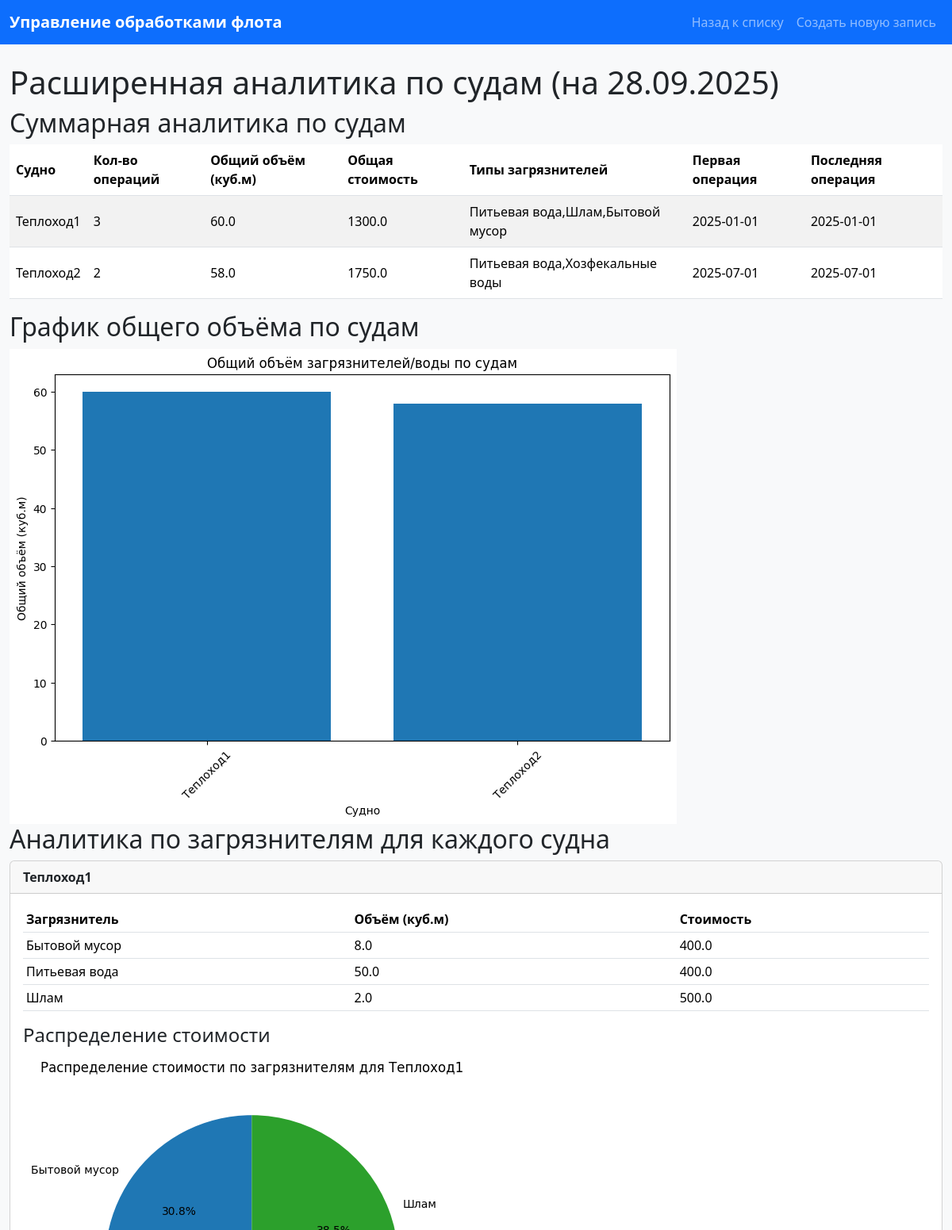
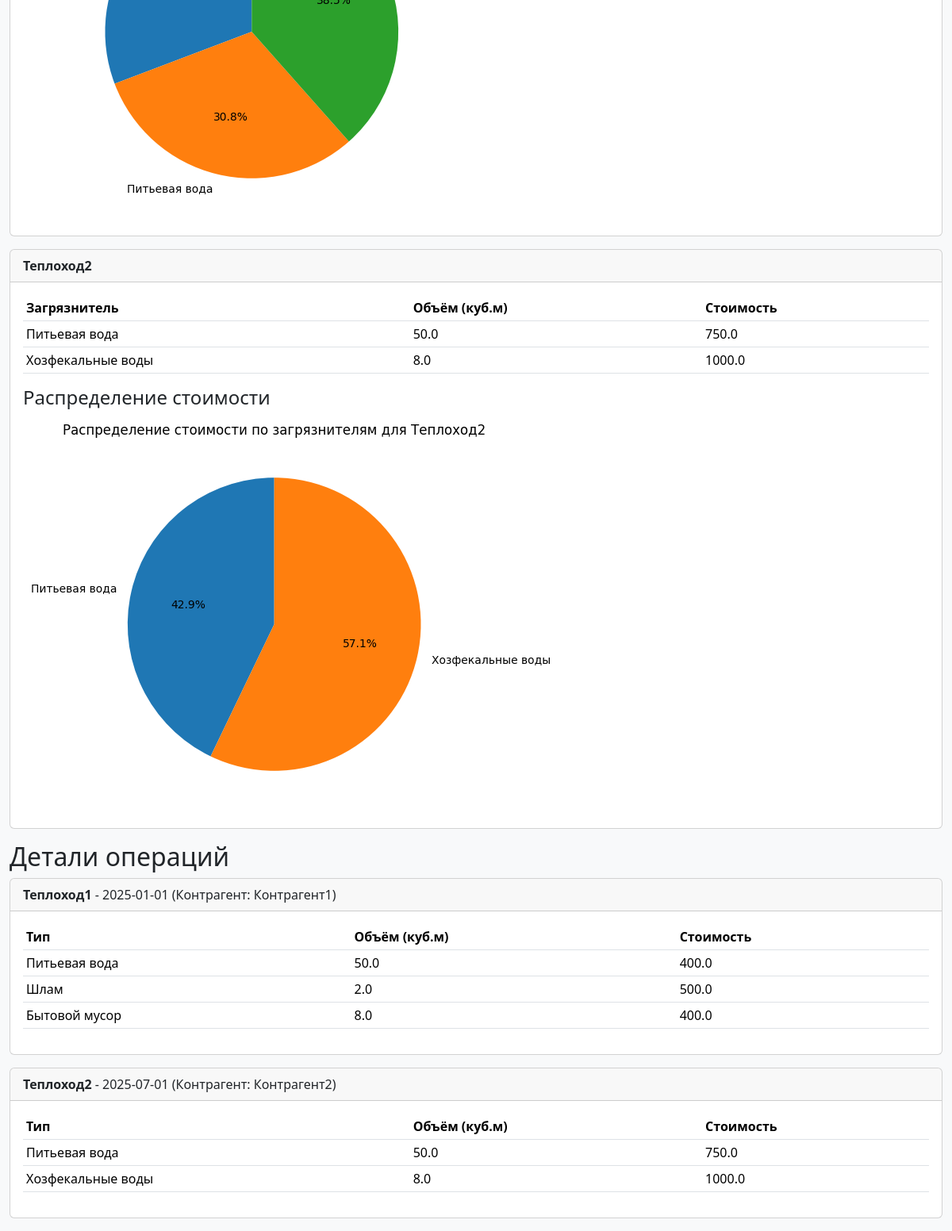
The app's page /analytics with its own data (2 pictures, top to bottom).
### main.py (models this page shows)
class Ship(Base):
    __tablename__ = "ships"
    id = Column(Integer, primary_key=True, index=True)
    name = Column(String, unique=True, index=True)

class Pollutant(Base):
    __tablename__ = "pollutants"
    id = Column(Integer, primary_key=True, index=True)
    name = Column(String, unique=True, index=True)

class Operation(Base):
    __tablename__ = "operations"
    id = Column(Integer, primary_key=True, index=True)
    ship_id = Column(Integer, ForeignKey("ships.id"))
    port_id = Column(Integer, ForeignKey("ports.id"))
    contractor_id = Column(Integer, ForeignKey("contractors.id"))
    date = Column(Date)
    has_documents = Column(Boolean, default=False)
    ship = relationship("Ship")
    port = relationship("Port")
    contractor = relationship("Contractor")
    pollutants = relationship("OperationPollutant", back_populates="operation", cascade="all, delete-orphan")

class Contractor(Base):
    __tablename__ = "contractors"
    id = Column(Integer, primary_key=True, index=True)
    name = Column(String, unique=True, index=True)

class OperationPollutant(Base):
    __tablename__ = "operation_pollutants"
    id = Column(Integer, primary_key=True, index=True)
    operation_id = Column(Integer, ForeignKey("operations.id"))
    pollutant_id = Column(Integer, ForeignKey("pollutants.id"))
    volume = Column(Float, default=0.0)
    cost = Column(Float, default=0.0)
    operation = relationship("Operation", back_populates="pollutants")
    pollutant = relationship("Pollutant")

### main.py (the view)
@app.get("/analytics", response_class=HTMLResponse)
async def analytics(request: Request, db: Session = Depends(get_db)):
    current_date = date(2025, 9, 28)
    summary_query = (
        db.query(
            Ship.name.label("ship_name"),
            func.count(Operation.id).label("operation_count"),
            func.sum(OperationPollutant.volume).label("total_volume"),
            func.sum(OperationPollutant.cost).label("total_cost"),
            func.group_concat(Pollutant.name.distinct()).label("pollutant_types"),
            func.min(Operation.date).label("first_operation"),
            func.max(Operation.date).label("last_operation")
        )
        .outerjoin(Operation, Ship.id == Operation.ship_id)
        .outerjoin(OperationPollutant, Operation.id == OperationPollutant.operation_id)
        .outerjoin(Pollutant, OperationPollutant.pollutant_id == Pollutant.id)
        .filter(Operation.date <= current_date)
        .group_by(Ship.id)
        .order_by(Ship.name)
    )
    summary_results = summary_query.all()
    pollutants_query = (
        db.query(
            Ship.name.label("ship_name"),
            Pollutant.name.label("pollutant_name"),
            func.sum(OperationPollutant.volume).label("total_volume"),
            func.sum(OperationPollutant.cost).label("total_cost")
        )
        .outerjoin(Operation, Ship.id == Operation.ship_id)
        .outerjoin(OperationPollutant, Operation.id == OperationPollutant.operation_id)
        .outerjoin(Pollutant, OperationPollutant.pollutant_id == Pollutant.id)
        .filter(Operation.date <= current_date)
        .filter((OperationPollutant.volume > 0) | (OperationPollutant.cost > 0))
        .group_by(Ship.name, Pollutant.name)
        .order_by(Ship.name, Pollutant.name)
    )
    pollutants_results = pollutants_query.all()
    ship_names = [row.ship_name for row in summary_results]
    total_volumes = [row.total_volume or 0 for row in summary_results]
    fig, ax = plt.subplots(figsize=(10, 6))
    ax.bar(ship_names, total_volumes)
    ax.set_xlabel('Судно')
    ax.set_ylabel('Общий объём (куб.м)')
    ax.set_title('Общий объём загрязнителей/воды по судам')
    ax.tick_params(axis='x', rotation=45)
    buffer = BytesIO()
    plt.savefig(buffer, format='png', bbox_inches='tight')
    buffer.seek(0)
    volume_chart_base64 = base64.b64encode(buffer.read()).decode('utf-8')
    plt.close(fig)
    pie_charts = {}
    ships = db.query(Ship).order_by(Ship.name).all()
    for ship in ships:
        ship_pollutants = [
            row for row in pollutants_results if row.ship_name == ship.name
        ]
        if ship_pollutants:
            poll_names = [row.pollutant_name for row in ship_pollutants]
            poll_costs = [row.total_cost or 0 for row in ship_pollutants]
            fig_pie, ax_pie = plt.subplots(figsize=(8, 6))
            ax_pie.pie(poll_costs, labels=poll_names, autopct='%1.1f%%', startangle=90)
            ax_pie.set_title(f'Распределение стоимости по загрязнителям для {ship.name}')
            buffer_pie = BytesIO()
            plt.savefig(buffer_pie, format='png', bbox_inches='tight')
            buffer_pie.seek(0)
            pie_charts[ship.name] = base64.b64encode(buffer_pie.read()).decode('utf-8')
            plt.close(fig_pie)
    operations = db.query(Operation).filter(Operation.date <= current_date).all()
    return templates.TemplateResponse("analytics.html", {
        "request": request,
        "operations": operations,
        "summary_results": summary_results,
        "pollutants_results": pollutants_results,
        "volume_chart_base64": volume_chart_base64,
        "pie_charts": pie_charts
    })

### templates/analytics.html (shortened to what this page needs)
<!DOCTYPE html>
<html lang="ru">
<head>
    <link href="https://cdn.jsdelivr.net/npm/bootstrap@5.3.3/dist/css/bootstrap.min.css" rel="stylesheet">
    <link href="/static/styles.css" rel="stylesheet">
</head>
<body>
    <nav class="navbar navbar-expand-lg navbar-dark bg-primary">
        <div class="container">
            <a class="navbar-brand" href="/">Управление обработками флота</a>
            <div class="navbar-nav">
                <a class="nav-link" href="/">Назад к списку</a>
                <a class="nav-link" href="/create">Создать новую запись</a>
            </div>
        </div>
    </nav>
    <div class="container mt-4">
        <h1>Расширенная аналитика по судам (на 28.09.2025)</h1>
        <h2>Суммарная аналитика по судам</h2>
        <table class="table table-striped table-hover">
            <thead>
                <tr>
                    <th>Судно</th>
                    <th>Кол-во операций</th>
                    <th>Общий объём (куб.м)</th>
                    <th>Общая стоимость</th>
                    <th>Типы загрязнителей</th>
                    <th>Первая операция</th>
                    <th>Последняя операция</th>
                </tr>
            </thead>
            <tbody>
                {% for row in summary_results %}
                <tr>
                    <td>{{ row.ship_name }}</td>
                    <td>{{ row.operation_count }}</td>
                    <td>{{ row.total_volume or 0 }}</td>
                    <td>{{ row.total_cost or 0 }}</td>
                    <td>{{ row.pollutant_types or 'Нет' }}</td>
                    <td>{{ row.first_operation or 'Нет' }}</td>
                    <td>{{ row.last_operation or 'Нет' }}</td>
                </tr>
                {% endfor %}
            </tbody>
        </table>
        <h2>График общего объёма по судам</h2>
        <img alt="Общий объём по судам" class="img-fluid">
        <h2>Аналитика по загрязнителям для каждого судна</h2>
        {% for row in summary_results %}
        <div class="card mb-3">
            <div class="card-header">
                <strong>{{ row.ship_name }}</strong>
            </div>
            <div class="card-body">
                <table class="table table-sm">
                    <thead>
                        <tr>
                            <th>Загрязнитель</th>
                            <th>Объём (куб.м)</th>
                            <th>Стоимость</th>
                        </tr>
                    </thead>
                    <tbody>
                        {% for p_row in pollutants_results %}
                        {% if p_row.ship_name == row.ship_name %}
                        <tr>
                            <td>{{ p_row.pollutant_name }}</td>
                            <td>{{ p_row.total_volume or 0 }}</td>
                            <td>{{ p_row.total_cost or 0 }}</td>
                        </tr>
                        {% endif %}
                        {% endfor %}
                    </tbody>
                </table>
                {% if pie_charts[row.ship_name] %}
                <h4>Распределение стоимости</h4>
                <img alt="Распределение для {{ row.ship_name }}" class="img-fluid">
                {% endif %}
            </div>
        </div>
        {% endfor %}
        <h2>Детали операций</h2>
        {% for op in operations %}
        <div class="card mb-3">
            <div class="card-header">
                <strong>{{ op.ship.name }}</strong> - {{ op.date }} (Контрагент: {{ op.contractor.name }})
            </div>
            <div class="card-body">
                <table class="table table-sm">
                    <thead>
                        <tr>
                            <th>Тип</th>
                            <th>Объём (куб.м)</th>
                            <th>Стоимость</th>
                        </tr>
                    </thead>
                    <tbody>
                        {% for op_pollutant in op.pollutants %}
                        <tr>
                            <td>{{ op_pollutant.pollutant.name }}</td>
                            <td>{{ op_pollutant.volume }}</td>
                            <td>{{ op_pollutant.cost }}</td>
                        </tr>
                        {% endfor %}
                    </tbody>
                </table>
            </div>
        </div>
        {% endfor %}
    </div>
</body>
</html>

### static/styles.css (style rules this page uses)
body { background-color: #f8f9fa; }
.navbar-brand { font-weight: bold; }
.table th, .table td { vertical-align: middle; }
.container { max-width: 1200px; }

### records on screen
Ship: ship_name "Теплоход1", operation_count "3", total_volume "60.0", total_cost "1300.0", pollutant_types "Питьевая вода,Шлам,Бытовой мусор", first_operation "2025-01-01", last_operation "2025-01-01"
Ship: ship_name "Теплоход2", operation_count "2", total_volume "58.0", total_cost "1750.0", pollutant_types "Питьевая вода,Хозфекальные воды", first_operation "2025-07-01", last_operation "2025-07-01"
Pollutant: pollutant_name "Бытовой мусор", total_volume "8.0", total_cost "400.0"
Pollutant: pollutant_name "Питьевая вода", total_volume "50.0", total_cost "400.0", total_cost "750.0"
Pollutant: pollutant_name "Шлам", total_volume "2.0", total_cost "500.0"
Pollutant: pollutant_name "Хозфекальные воды", total_volume "8.0", total_cost "1000.0"
Operation: ship.name "Теплоход1", date "2025-01-01", contractor.name "Контрагент1"
OperationPollutant: pollutant.name "Питьевая вода", volume "50.0", cost "400.0"
OperationPollutant: pollutant.name "Шлам", volume "2.0", cost "500.0"
OperationPollutant: pollutant.name "Бытовой мусор", volume "8.0", cost "400.0"
Operation: ship.name "Теплоход2", date "2025-07-01", contractor.name "Контрагент2"
OperationPollutant: pollutant.name "Питьевая вода", volume "50.0", cost "750.0"
OperationPollutant: pollutant.name "Хозфекальные воды", volume "8.0", cost "1000.0"
